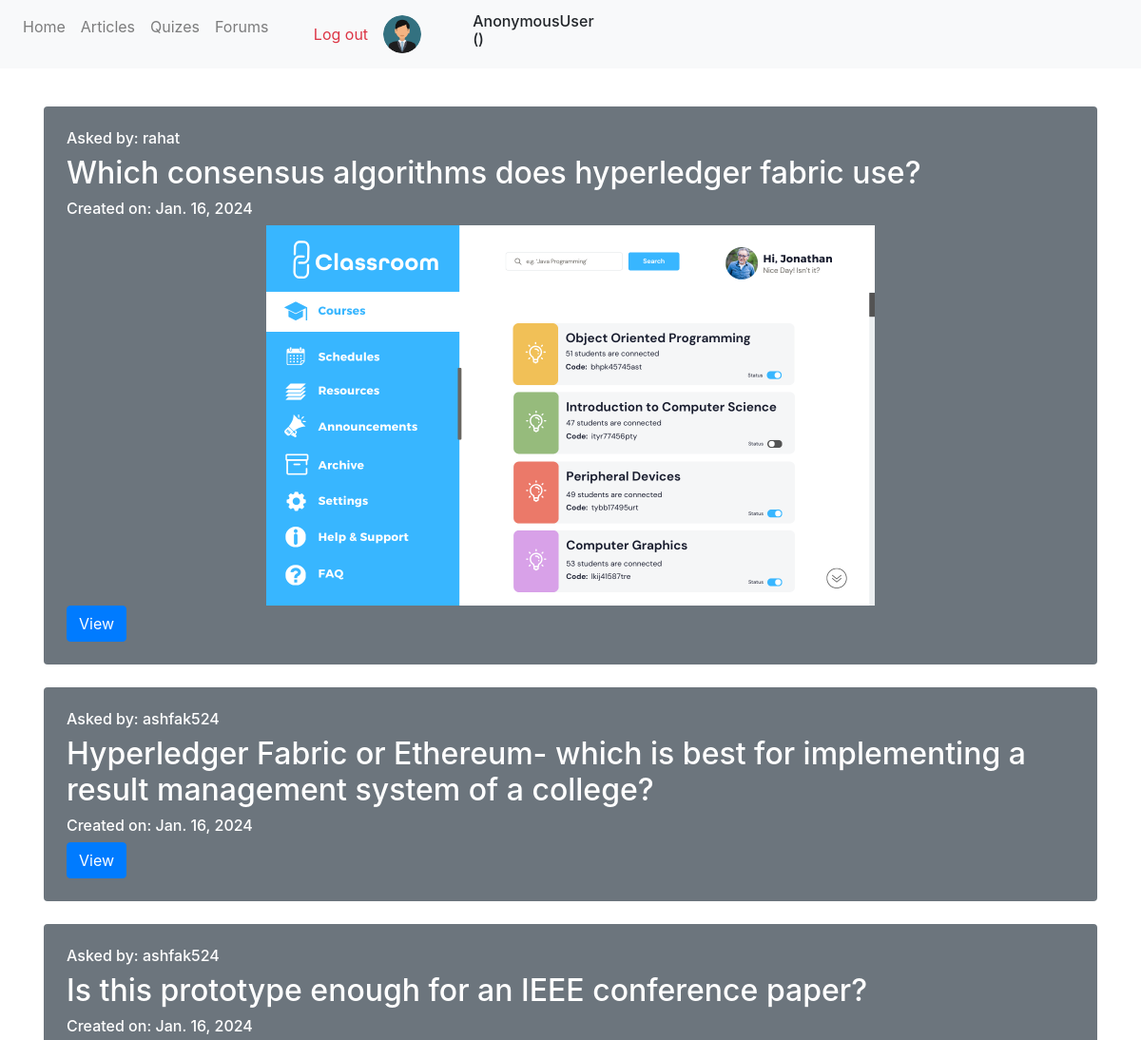
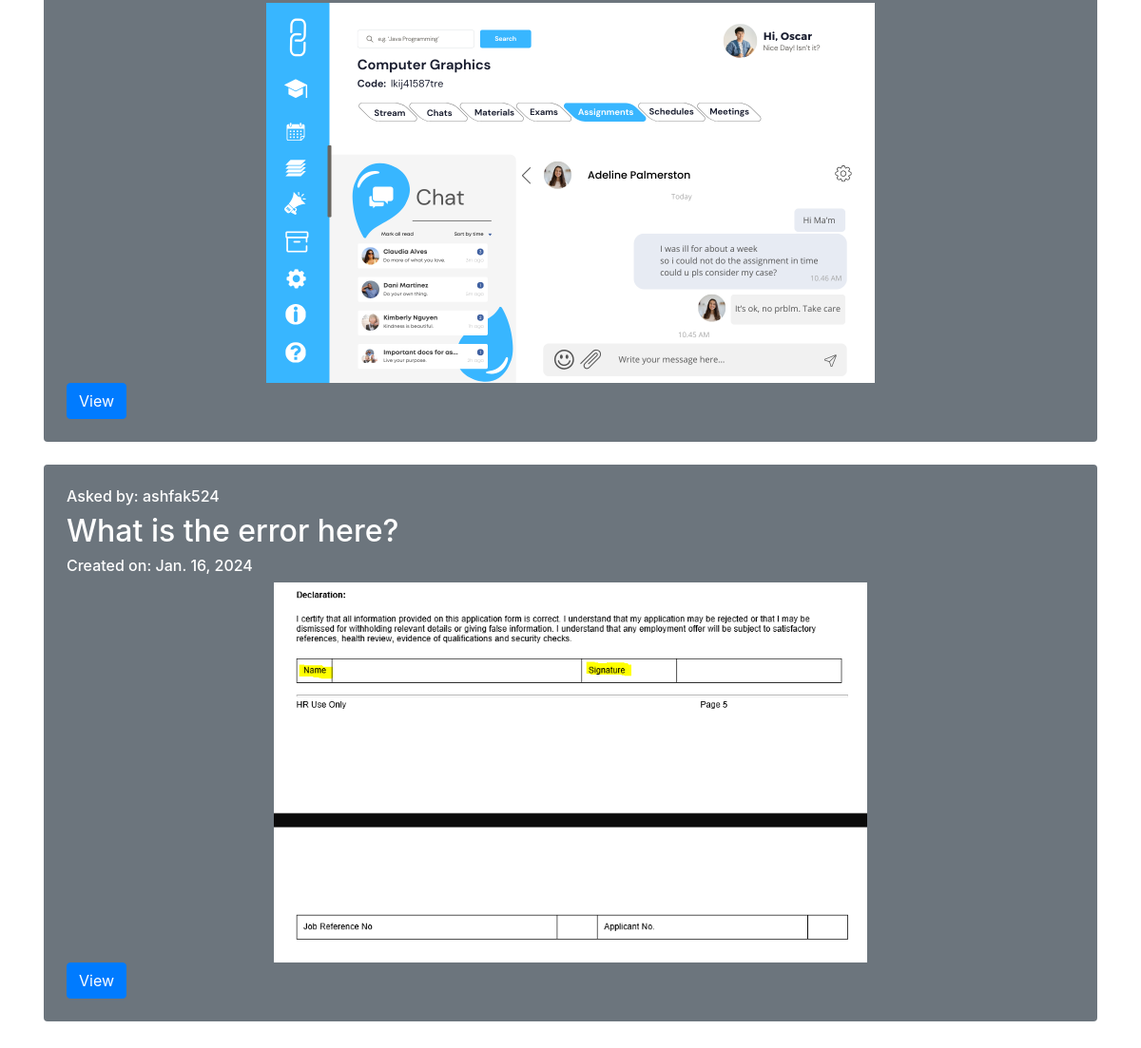
The app's page /forums/1 with its own data (2 pictures, top to bottom).
### App_Forums/models.py (models this page shows, shortened)
class Question(models.Model):
    asked_by = models.ForeignKey(User, on_delete=models.CASCADE, related_name='questions_asked')
    forum = models.ForeignKey(Forum, on_delete=models.CASCADE, related_name='questions')
    question = models.TextField(blank=True)
    image = models.ImageField(upload_to='forum_pics', blank=True)
    created_date = models.DateField(auto_now_add=True)
    class Meta:
        ordering = ['-created_date',]

### App_Forums/views.py (the view)
# urls.py: path('<int:id>', views.forum_view, name="forum_view"),
def forum_view(request, id):
    forum = Forum.objects.get(id=id)
    questions = Question.objects.filter(forum=forum)
    context = {
        'questions' : questions,
        'forum' : forum
    }
    return render(request, 'App_Forums/forum.html', context)

### templates/App_Forums/forum.html (shortened to what this page needs)
{% extends 'navbar.html' %}
{% block body_block %}
{% for question in questions %}
    <div class="bg-secondary text-white my-4 p-4 rounded">
        <div class="">
            <h6>Asked by: {{question.asked_by}}</h6>
            <h2>{{question.question}}</h2>
            <h6>Created on: {{question.created_date}}</h6>
            {% if question.image %}
                <div class="d-flex justify-content-center">
                    <img src="/media/{{question.image}}" height="400px" alt="...">
                </div>
            {% endif %}
            <a href="{% url 'App_Forums:question_view' id=question.id %}" class="btn btn-primary">View</a>
        </div>
    </div>
{% endfor %}
{% endblock %}

### records on screen
Question: asked_by "rahat", question "Which consensus algorithms does hyperledger fabric use?", created_date "Jan. 16, 2024", image (picture)
Question: asked_by "ashfak524", question "Hyperledger Fabric or Ethereum- which is best for implementing a result management system of a college?", created_date "Jan. 16, 2024"
Question: asked_by "ashfak524", question "Is this prototype enough for an IEEE conference paper?", created_date "Jan. 16, 2024", image (picture)
Question: asked_by "ashfak524", question "What is the error here?", created_date "Jan. 16, 2024", image (picture)

### other values on screen
{{ request.user }} "AnonymousUser"
